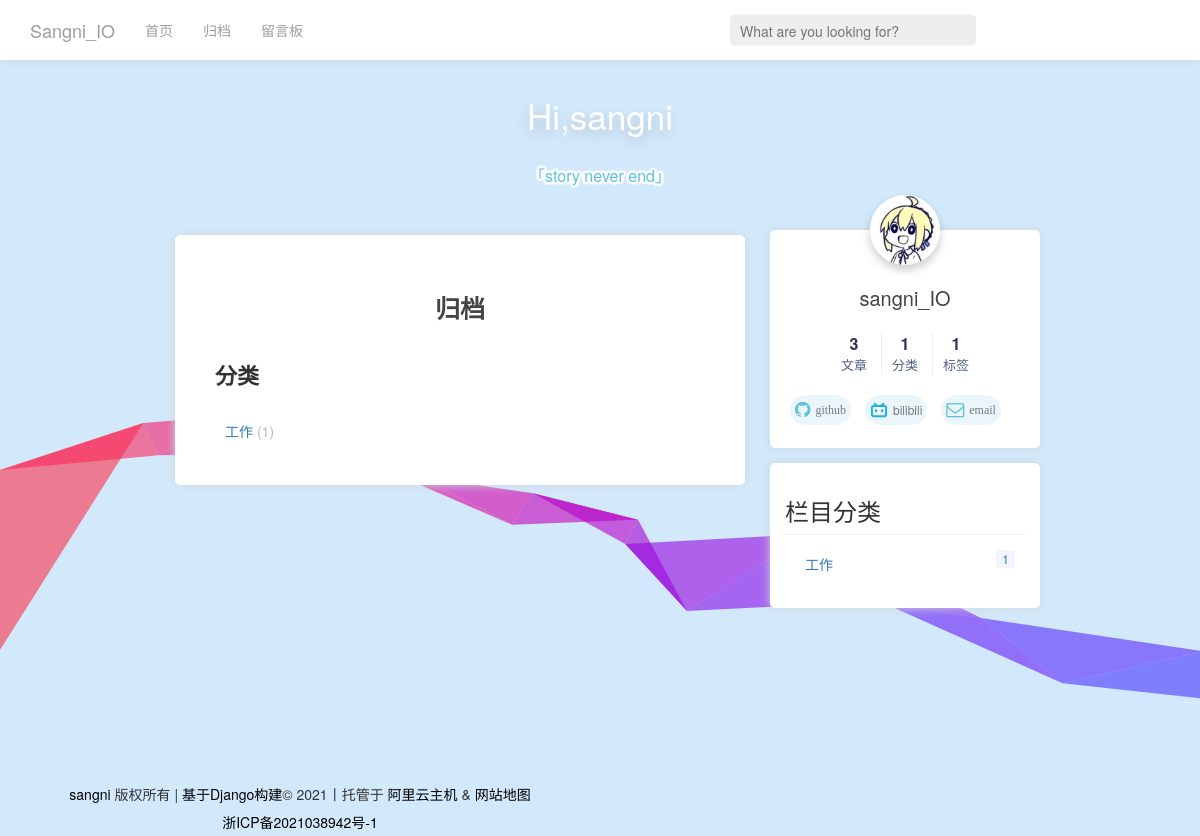
Page /archive/ on the earlier database version.
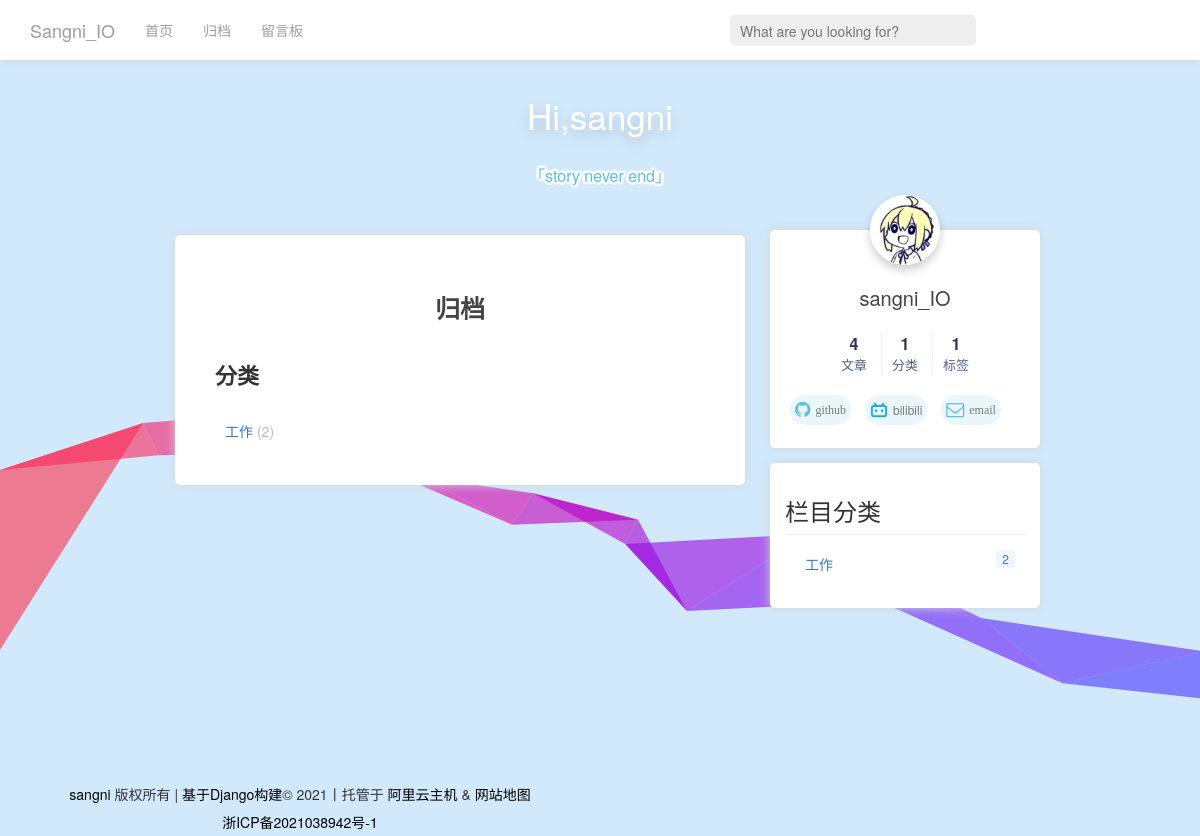
Same page on the later database version.
### web/models.py (models this page shows, shortened)
class Category(models.Model):
    name = models.CharField(verbose_name='博客类别', max_length=20)
    number = models.IntegerField(verbose_name='分类数目', default=0)
    class Meta:
        ordering = ['name']
        verbose_name = "类别名称"
        verbose_name_plural = '分类列表'
        db_table = "category"  # 数据库表名

### web/views.py (the view)
# urls.py: url( r'^archive/$', ArichiveView.as_view(), name='archive' ),
class ArichiveView(View):
    def get(self, request):
        all_blog = models.Article.objects.all().order_by('-created_time')
        all_category = models.Category.objects.all().order_by('id')
        user = models.User.objects.first()
        count_nums = models.Counts.objects.get(id=1)
        blog_nums = count_nums.blog_nums
        cate_nums = count_nums.category_nums
        tag_nums = count_nums.tag_nums
        try:
            page = request.GET.get('page', 1)
        except PageNotAnInteger:
            page = 1
        p = Paginator(all_blog, 5, request=request)
        all_blog = p.page(page)
        return render(request, 'archive.html', {
            'avatar': user.avatar,
            'all_blog': all_blog,
            'all_category': all_category,
            'blog_nums': blog_nums,
            'cate_nums': cate_nums,
            'tag_nums': tag_nums,
        })

### web/templates/archive.html (shortened to what this page needs)
{% extends 'base.html' %}
{% block content %}
    <div class="container col-md-6" id="prime">
        <div class="content article">
            <div class="post-block archive post">
                <div id="posts" class="posts-collapse">
                    <h1 class="post-collapse-title" itemprop="name headline">归档</h1>
                    <div class="category-all-page">
                        <div class="category-all-title">分类</div>
                        <div class="category-all">
                            <ul class="category-list">
                                {% for category in all_category %}
                                <li class="category-list-item">
                                    <a class="category-list-link" href="">{{category.name}}</a>
                                    <span class="category-list-count">({{category.number}})</span>
                                </li>
                                {% endfor %}
                            </ul>
                        </div>
                    </div>
                        {% regroup all_blog.object_list by created_time.year as dates_by_year %}
                 </div>
            </div>
        </div>
    </div>
{% endblock%}

### web/templates/base.html (shortened to what the changed rows need)
<!DOCTYPE html>
<html lang="en">
<head>
    <link rel="stylesheet" href="https://cdn.staticfile.org/font-awesome/4.7.0/css/font-awesome.css">
    <link rel="stylesheet" href="../static/bootstrap.min.css">
    <link rel="stylesheet" href="../static/main.css">
</head>
<body>
<div id="main">
    {% block content %}
    {% endblock %}
    <div id="rightbar" class="fixed-top">
        <div class="my-info">
        <div>
            <nav class="site-state">
                <div class="site-state-item site-state-posts">
                    <a style="cursor: default;">
                        <span class="site-state-item-count">{{blog_nums}}</span>
                        <span class="site-state-item-name">文章</span>
                    </a>
                </div>
            </nav>
        </div>
        </div>
        <div class="categorys">
            <ul>
                {% for category in all_category %}
                <li >
                    <a href="/type/{{category.id}}">{{category.name}}
                        <span>{{category.number}}</span>
                    </a>
                </li>
                {% endfor %}
            </ul>
        </div>
    </div>
</div>
    <link rel="stylesheet" href="https://cdn.jsdelivr.net/npm/aplayer@1.10.1/dist/APlayer.min.css">
</body>
</html>

Differences in the rows shown:
changed Category "工作": number "1" → "2"
Other differences:
{{ blog_nums }}: "3" → "4"
